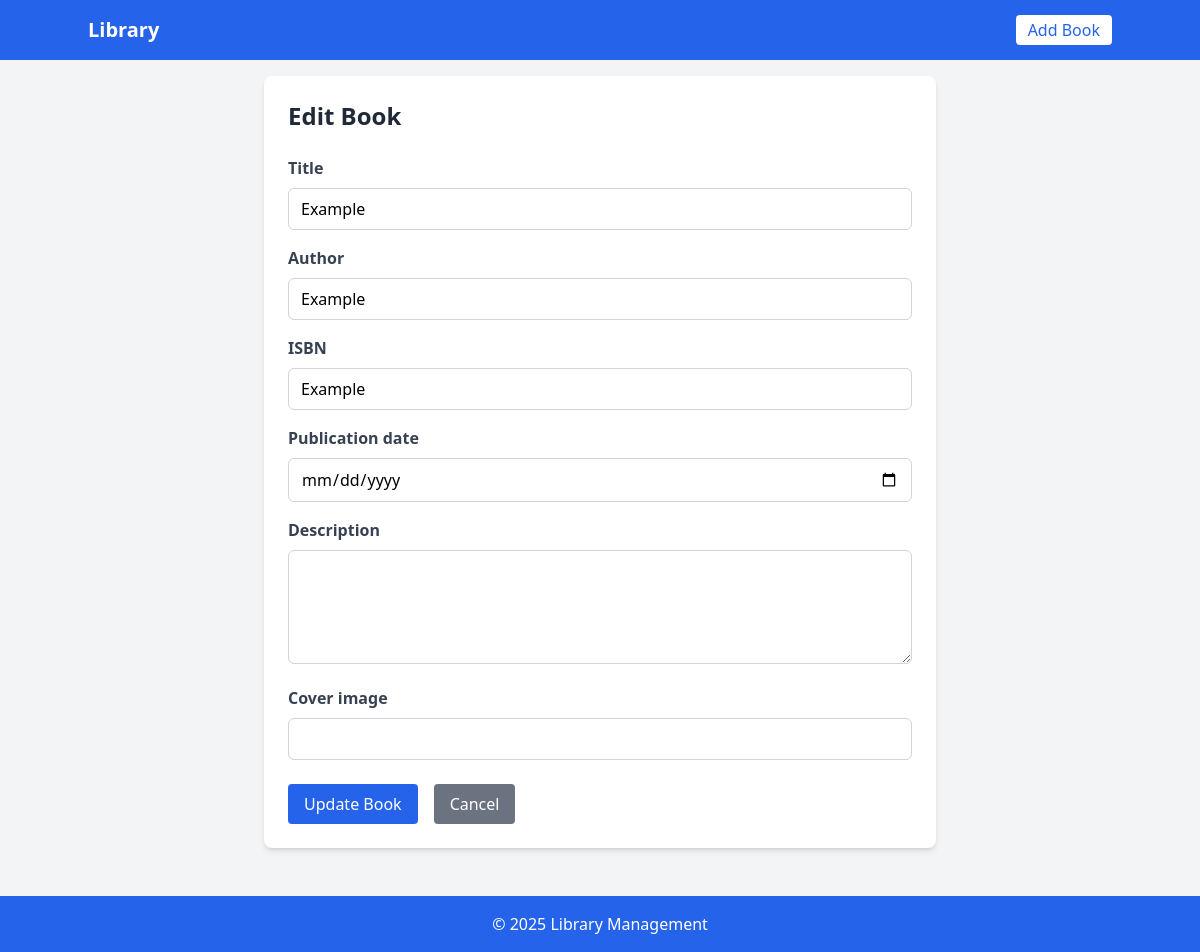
/books/2/update/, run on the app's committed database.
### books/models.py (models this page shows, shortened)
class Book(models.Model):
    title = models.CharField(max_length=200)
    author = models.CharField(max_length=100)
    publication_date = models.DateField(blank=True, null=True)
    isbn = models.CharField('ISBN', max_length=13, unique=True)
    description = models.TextField(blank=True)
    cover_image = models.URLField(blank=True)
    created_at = models.DateTimeField(auto_now_add=True)
    updated_at = models.DateTimeField(auto_now=True)

### books/views.py (the view, shortened to what this page needs)
# urls.py: path('<int:pk>/update/', views.BookUpdateView.as_view(), name='book_update'),
class BookUpdateView(UpdateView):
    model = Book
    form_class = BookForm
    template_name = 'books/book_form.html'

### books/forms.py
class BookForm(forms.ModelForm):
    class Meta:
        model = Book
        fields = ['title', 'author', 'isbn', 'publication_date', 'description', 'cover_image']
        widgets = {
            'publication_date': forms.DateInput(attrs={'type': 'date'}),
            'description': forms.Textarea(attrs={'rows': 4}),
        }

### books/templates/books/book_form.html (shortened to what this page needs)
{% extends 'books/base.html' %}
{% block content %}
<div class="bg-white rounded-lg shadow-md p-6 max-w-2xl mx-auto">
    <h1 class="text-2xl font-bold text-gray-800 mb-6">
        {% if form.instance.pk %}Edit Book{% else %}Add New Book{% endif %}
    </h1>
    <form method="post" novalidate>
        {% for field in form %}
        <div class="mb-4">
            <label for="{{ field.id_for_label }}" class="block text-gray-700 font-semibold mb-2">
                {{ field.label }}
            </label>
            {% if field.name == 'description' %}
            <textarea
                name="{{ field.name }}"
                id="{{ field.id_for_label }}"
                class="w-full px-3 py-2 border {% if field.errors %}border-red-500{% else %}border-gray-300{% endif %} rounded-md focus:outline-none focus:ring-2 focus:ring-blue-500"
                rows="4"
            >{{ field.value|default:'' }}</textarea>
            {% else %}
            <input
                type="{% if field.name == 'publication_date' %}date{% else %}text{% endif %}"
                name="{{ field.name }}"
                id="{{ field.id_for_label }}"
                value="{{ field.value|default:'' }}"
                class="w-full px-3 py-2 border {% if field.errors %}border-red-500{% else %}border-gray-300{% endif %} rounded-md focus:outline-none focus:ring-2 focus:ring-blue-500"
            >
            {% endif %}
        </div>
        {% endfor %}
        <div class="flex gap-4 mt-6">
            <button type="submit" class="bg-blue-600 text-white px-4 py-2 rounded hover:bg-blue-700 transition-colors">
                {% if form.instance.pk %}Update Book{% else %}Add Book{% endif %}
            </button>
            <a href="{% if form.instance.pk %}{% url 'books:book_detail' pk=form.instance.pk %}{% else %}{% url 'books:book_list' %}{% endif %}"
                class="bg-gray-500 text-white px-4 py-2 rounded hover:bg-gray-600 transition-colors">
                Cancel
            </a>
        </div>
    </form>
</div>
{% endblock %}

### data on the page
Book: title "Example" "Example" "Example"

### other printed values
{{ field.label }} "Title" "Author" "ISBN" "Publication date" "Description" "Cover image"
